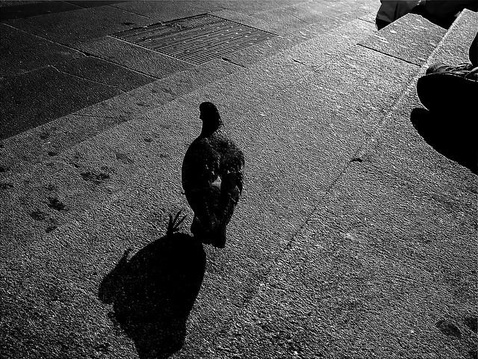
%> input picture Courses' Homeworks/Digital Image Processing/Homework 02/inputs/pigeon.jpg, 478 x 359 px, shrunk from 640 x 480 before the run
$ octave ex05.m   (GNU Octave 9; MATLAB toolbox functions it lacks are replaced by stand-ins)
%> lines starting %> are read from the running program, lines starting %| are printed output that depends on the picture
img01 = imread('inputs\pigeon.jpg');
%> img01 is the input picture: size 359x478 uint8; min 0, max 255, mean 82.9
img02 = imread('inputs\soldier.jpg');
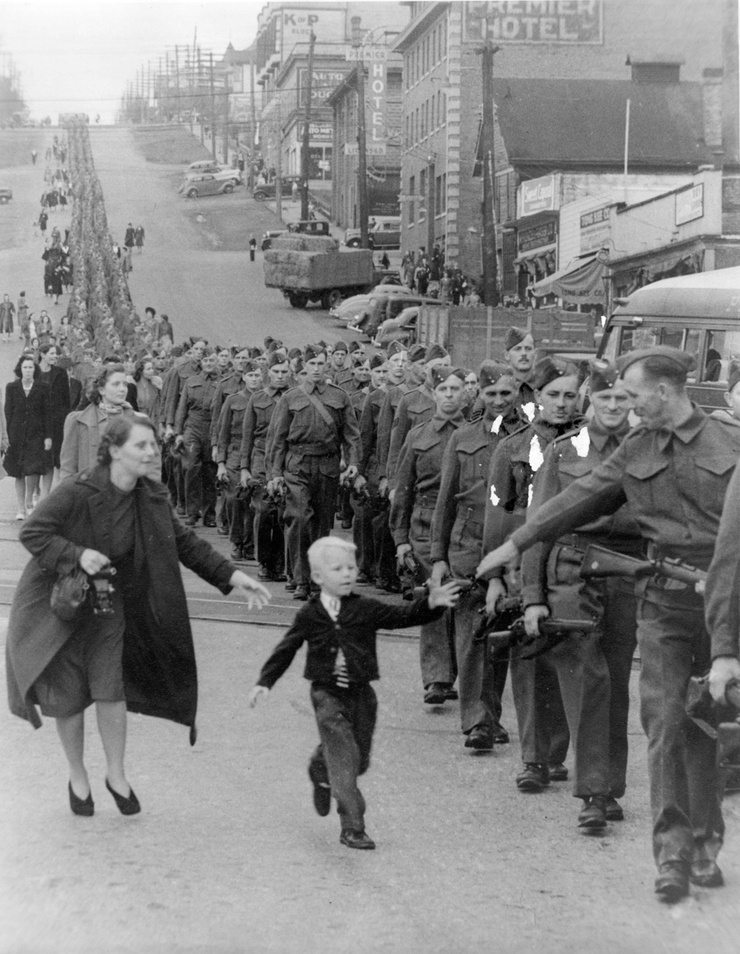
%> input picture Courses' Homeworks/Digital Image Processing/Homework 02/inputs/soldier.jpg, 740 x 954 px, shrunk from 990 x 1276 before the run
%> img02 is the input picture: size 954x740 uint8; min 0, max 255, mean 129.4

figure(1);
subplot(2,3,1); imshow(img01); title('Original Img#1');
subplot(2,3,2); imshow(img02); title('Original Img#2');

subplot(2,3,4); imhist(img01,256); title('Histogram of original Img#1');
subplot(2,3,5); imhist(img02,256); title('Histogram of original Img#2');

img01EmpCDF = cumsum(imhist(img01,256)) ./ numel(img01);
%> img01EmpCDF = 256 values from 0.0526 to 1
img02EmpCDF = cumsum(imhist(img02,256)) ./ numel(img02);
%> img02EmpCDF = 256 values from 0.000275 to 1

img01LevelEqu = round(img01EmpCDF .* 255);
%> img01LevelEqu = 256 values from 13 to 255
img02LevelEqu = round(img02EmpCDF .* 255);
%> img02LevelEqu = 256 values from 0 to 255

finalInd = zeros(256,1);
for cc = 1:256
%     [~, index] = min(abs(img01EmpCDF(cc) - img02EmpCDF));
    [~, index] = min(abs(img01LevelEqu(cc) - img02LevelEqu));
    finalInd(cc) = index - 1;
end
%> this loop made 256 passes
%> index on passes 1 to 3: 30, 35, 39
%> after the loop, finalInd = 256 values from 29 to 251

img01EquTOimg02 = uint8(finalInd(img01+1));
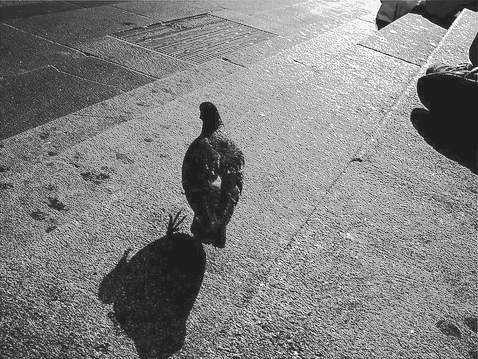
%> img01EquTOimg02: size 359x478 uint8; min 29, max 251, mean 129.8

subplot(2,3,3); imshow(img01EquTOimg02); title('Img#1 equalized to img#2');
subplot(2,3,6); imhist(img01EquTOimg02,256); title('Img#1 histogram equalized to that of img#2');
%> after `title('Img#1 histogram equalized to that of img#2')`:
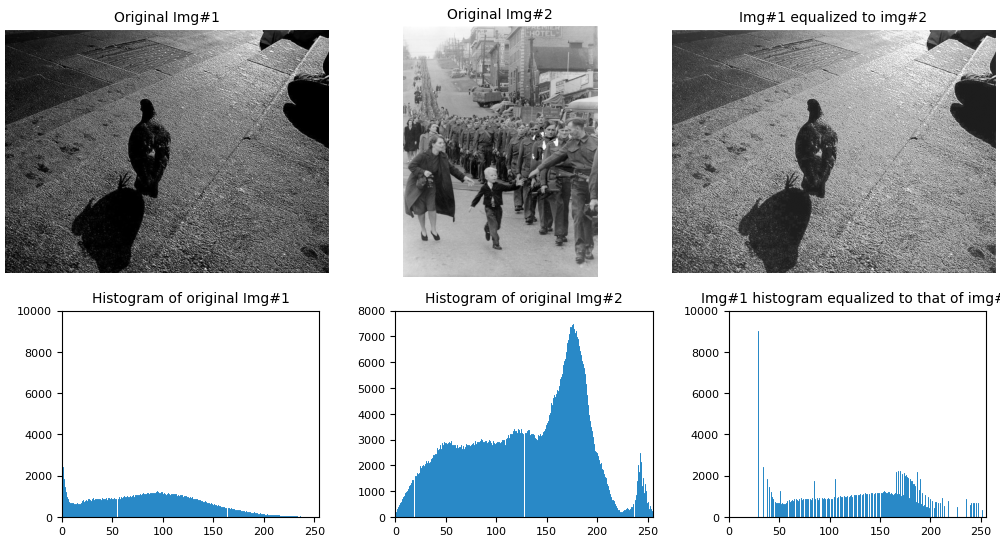
%> figure redrawn from the program's plot data, 6 panels

imwrite(img01EquTOimg02, 'outputs\ex05_pigeonEqu2soldier.bmp');
